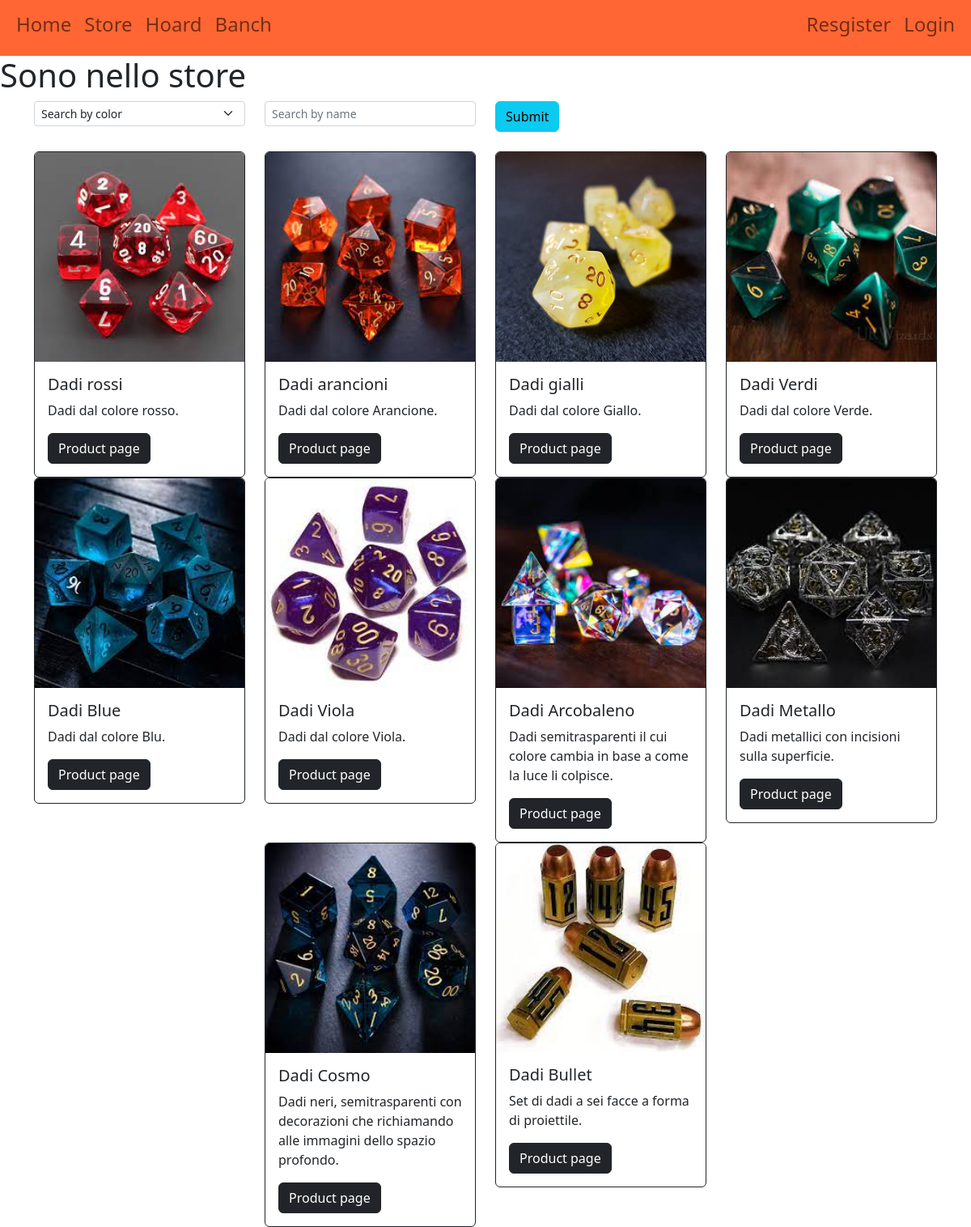
The page /store/ on the database as committed earlier.
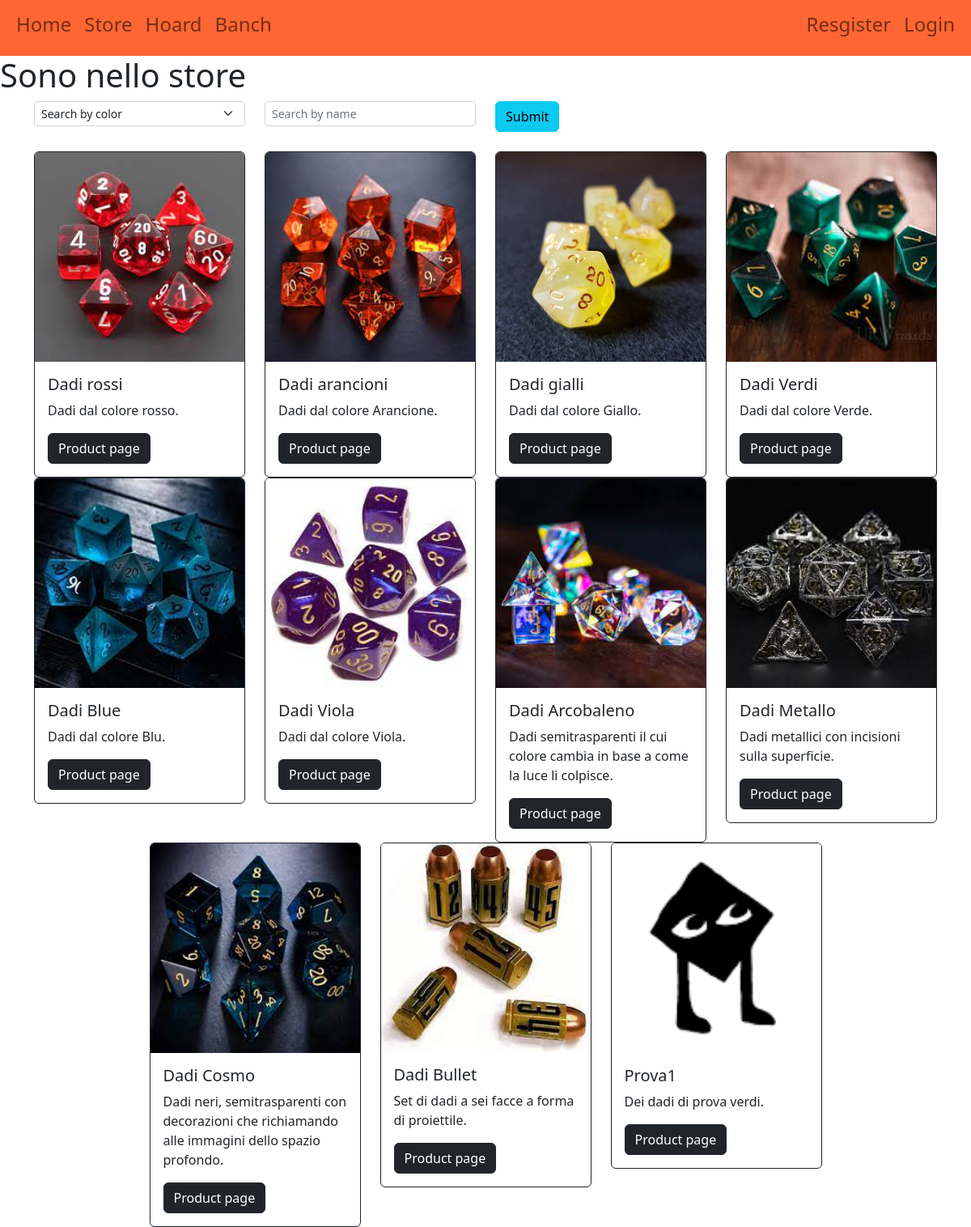
The same page on the database as committed later.
### store/models.py (models this page shows, shortened)
class Dice(models.Model):
    COLORS = [
        ("R","Red"),
        ("O","Orange"),
        ("Y","Yellow"),
        ("G","Green"),
        ("B","Blue"),
        ("P","Purple"),
        ("N","Black"),
        ("W","White"),
        ("M","Metal"),
    ]
    code = models.CharField(max_length=100, primary_key=True)
    name = models.CharField(max_length=50)
    number_of_pices = models.PositiveSmallIntegerField()
    primary_color = models.CharField(max_length=1, choices=COLORS)
    description = models.CharField(max_length=300)
    seller = models.ForeignKey(User,on_delete=models.SET_NULL,null=True)
    available = models.BooleanField()
    price = models.FloatField()

### store/views.py (the view)
# urls.py: path('store/', include('store.urls')),
def store(request):
    if request.method == "POST":
        colore = request.POST['color']
        nome= request.POST['name']
        if colore != "none" and nome != "":
            dices= Dice.objects.filter(primary_color__exact=colore,name__iexact=nome)
        else:
            if colore != "none":
                dices = Dice.objects.filter(primary_color__exact=colore)
            if  nome != "":
                dices = Dice.objects.filter(name__iexact=nome)
        if nome == "":
            if colore == "none":
                dices = Dice.objects.all()
    else:
        dices = Dice.objects.all()
    if not dices:
        vuoto = True
    else:
        vuoto = False
    ctx = {
            'dices' :   dices,
            'vuoto' : vuoto
        }
    return render(request, template_name='store/store.html', context=ctx)

### templates/store/store.html (shortened to what this page needs)
{% extends "base.html" %}
{% block head %}
    {% load static %}
{% endblock %}
{% block content %}
    <h1>Sono nello store</h1>
        <form class="container" method="post">{% csrf_token %}
            <div class="form-group">
            <div class="row">
                <div class="col-sm-3">
                    <select name='color' class="form-select form-select-sm" aria-label=".form-select-sm">
                        <option value="none" selected>Search by color</option>
                    </select>
                </div>
                <div class="col-sm-3">
                    <input name="name" class="form-control form-control-sm" type="text" placeholder="Search by name">
                </div>
                <div class="col-sm-1">
                    <button type="submit" class="btn btn-info">Submit</button>
                </div>
            </div>
            </div>
        </form>
        <br>
        {% if vuoto %}
        <div class="text-center">
            <img src="{%static 'set/empty.png' %}" class="img-fluid" alt="Try search something else">
        </div>
        {% else %}
        <div class="container">
            <div class="row justify-content-md-center">
                {% for dice in dices %}
                <div class="col-sm-3">
                    <div class="card border-dark">
                        {% with suff='set/set_' post='.png' %}
                        <img class="card-img-top border-dark" src="{%static suff|add:dice.code|add:post %}" onerror="this.src='{%static 'set/set_default.png' %}'" alt="Card image cap">
                        {% endwith %}
                        <div class="card-body">
                            <h5 class="card-title">{{ dice.name }}</h5>
                            <p class="card-text">{{ dice.description }}.</p>
                            {% with suff='' %}
                            <a href="{%url 'store:purchase' dice.code %}" class="btn btn-dark">Product page</a>
                            {% endwith %}
                        </div>
                    </div>
                </div>
                {% endfor %}
            </div>
        </div>
        {% endif %}
{% endblock %}

### templates/base.html (shortened to what this page needs)
<!DOCTYPE html>
<html lang="en">
<head>
    <link href="https://cdn.jsdelivr.net/npm/bootstrap@5.2.3/dist/css/bootstrap.min.css" rel="stylesheet">
</head>
<body>
    <nav class="navbar navbar-expand-sm navbar-custom navbar-light">
            <div class="container-fluid h4">
            <ul class="navbar-nav">
                <li class="nav-item">
                    <a class="nav-link" href="{% url 'home' %}">Home</a>
                </li>
                <li class="nav-item">
                    <a class="nav-link" href="{% url 'store:store' %}">Store</a>
                </li>
                <li class="nav-item">
                    <a class="nav-link" href="{% url 'hoard:hoard' %}">Hoard</a>
                </li>
                <li class="nav-item">
                    <a class="nav-link" href="{% url 'banch:banch' %}">Banch</a>
                </li>
            </ul>
            <ul class="navbar-nav ml-auto">
                {% if not user.is_authenticated %}
                    <li class="nav-item">
                        <a class="nav-link" href="{% url 'store:register' %}">Resgister</a>
                    </li>
                    <li class="nav-item">
                        <a class="nav-link" href="{% url 'store:login' %}">Login</a>
                    </li>
                {% else %}
                    <li class="nav-item">
                        <a class="nav-link" href="{% url 'store:logout' %}">Logout</a>
                    </li>
                {% endif %}
            </ul>
        </div>
    </nav>
    {% block content %}
    {% endblock %}
</body>
</html>

### templates/base.html (style rules this page uses)
.navbar-custom { background-color: #ff6633; }

Rows that differ between the two databases and show on the page:
added Dice: name "Prova1", description "Dei dadi di prova verdi"
